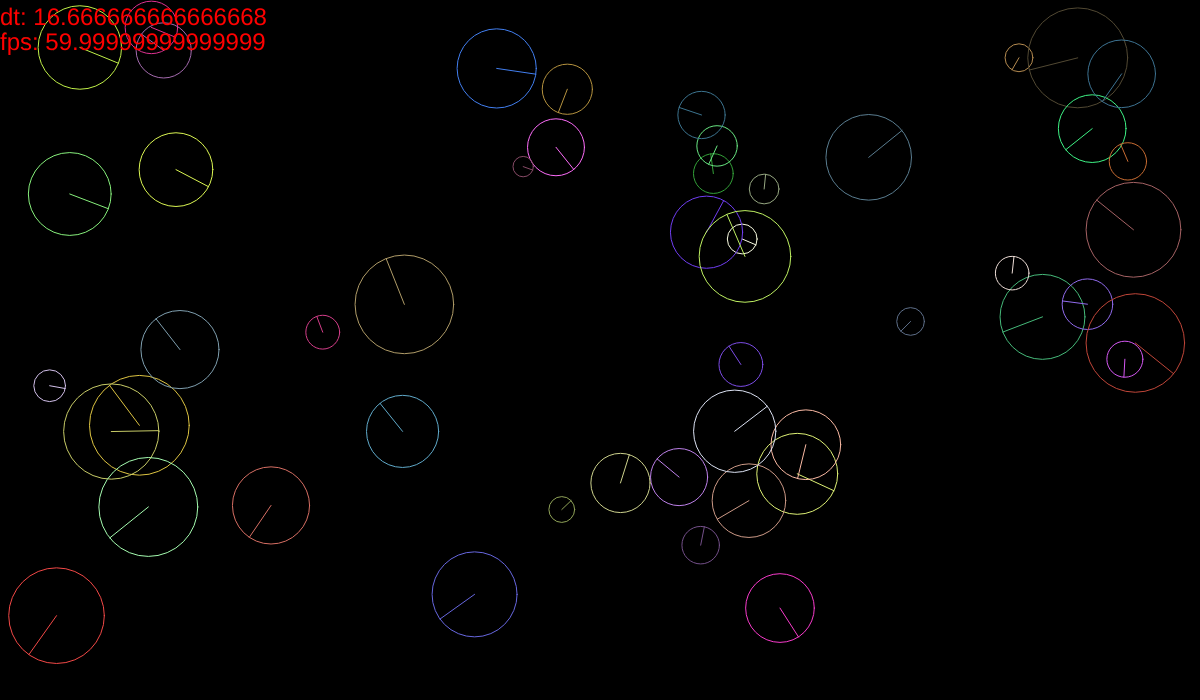
Frame 1 (no input)
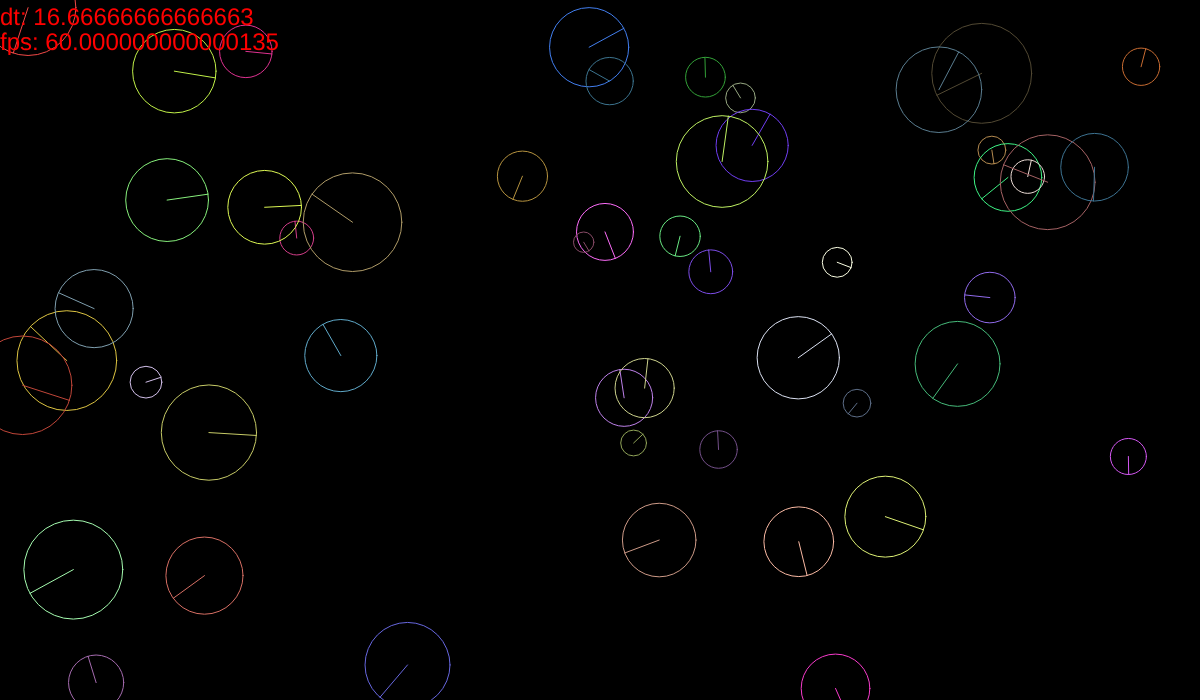
Frame 60 (no input)
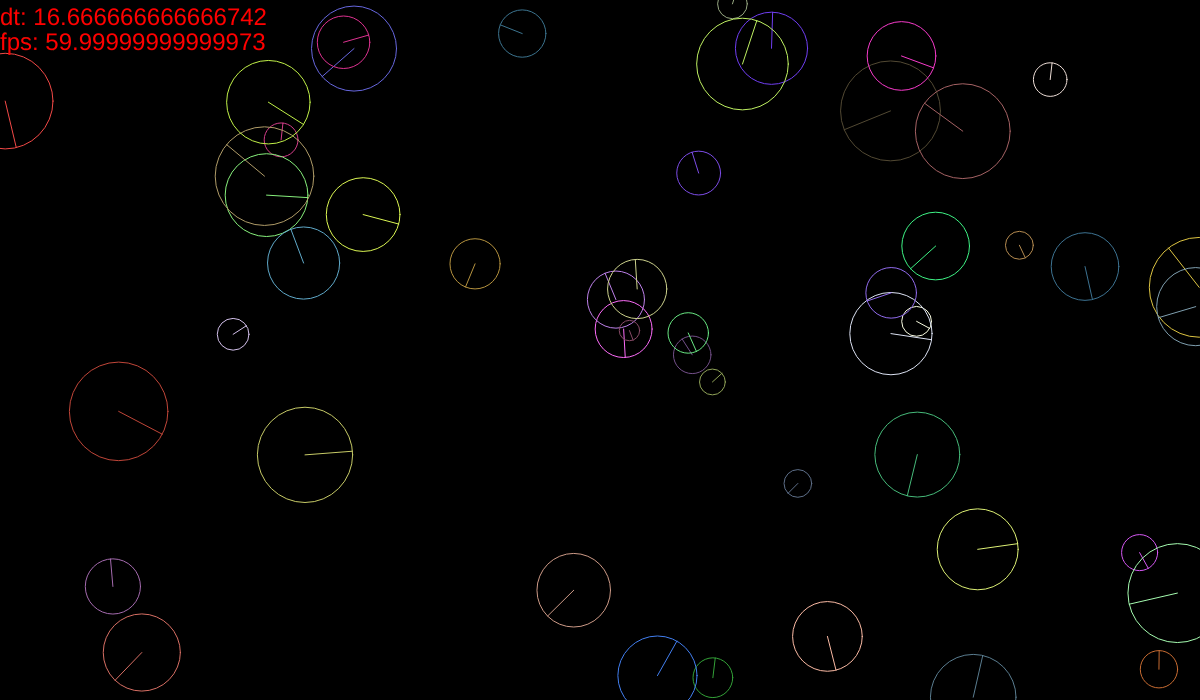
Frame 120 (the mouse pressed at the canvas centre since frame 60)

The p5.js sketch that drew these frames (run headless with seeded random() and noise() and a simulated clock; from frame 60 on, the mouse is pressed at the canvas centre):

// p5.js sketch
// ── sketch.js
p5.disableFriendlyErrors = true;

class Circle {
  constructor(x, y, r, a, s) {
    this.x = x;
    this.y = y;
    this.r = r;
    this.a = a;
    this.s = s;
    this.color = color(
      random(50,255),
      random(50,255),
      random(50,255)
    );
  }
  draw() {
    let dx = cos(radians(this.a));
    let dy = sin(radians(this.a));
    let px = this.x + this.r * dx;
    let py = this.y + this.r * dy;
    // stroke(200);
    stroke(this.color);
    circle(this.x, this.y, this.r*2);
    line(this.x, this.y, px, py);
  }
  move() {
    let dx = cos(radians(this.a));
    let dy = sin(radians(this.a));
    this.x += dx * deltaTime * this.s;
    this.y += dy * deltaTime * this.s;
    if (this.x < 0) {
      this.x += width;
    }
    if (this.x>width) {
      this.x -= width;
    }
    if (this.y < 0) {
      this.y += height;
    }
    if (this.y>height) {
      this.y -= height;
    }
  }
  randomRotate() {
    this.a += random(-5, 5);
    if (this.a < 0) {
      this.a += 360;
    }
    if (this.a > 360) {
      this.a -= 360;
    }
  }
}
let circles = [];

function preload() {
}
function setup() {
  createCanvas(windowWidth, windowHeight*0.7);

  for (let i=0; i<50; i++) {
    let r = random(10,50);
    circles.push(
      new Circle(
        random(r, width-r),
        random(r, height-r),
        r,
        random(0,359),
        0.1
      )
    );
  }
}

function draw() {
  background(0);
  noFill();
  for (let c of circles) {
    c.draw();
    c.move();
    c.randomRotate();
  }

  push();
  fill('red');
  strokeWeight(0);
  textSize(24);
  text("dt: " + deltaTime, 0, 25);
  text("fps: " + frameRate(), 0, 50);
  pop();
}
// ── style.css
html, body {
  margin: 0;
  padding: 0;
  background: black;
}

canvas {
  display: block;
}
